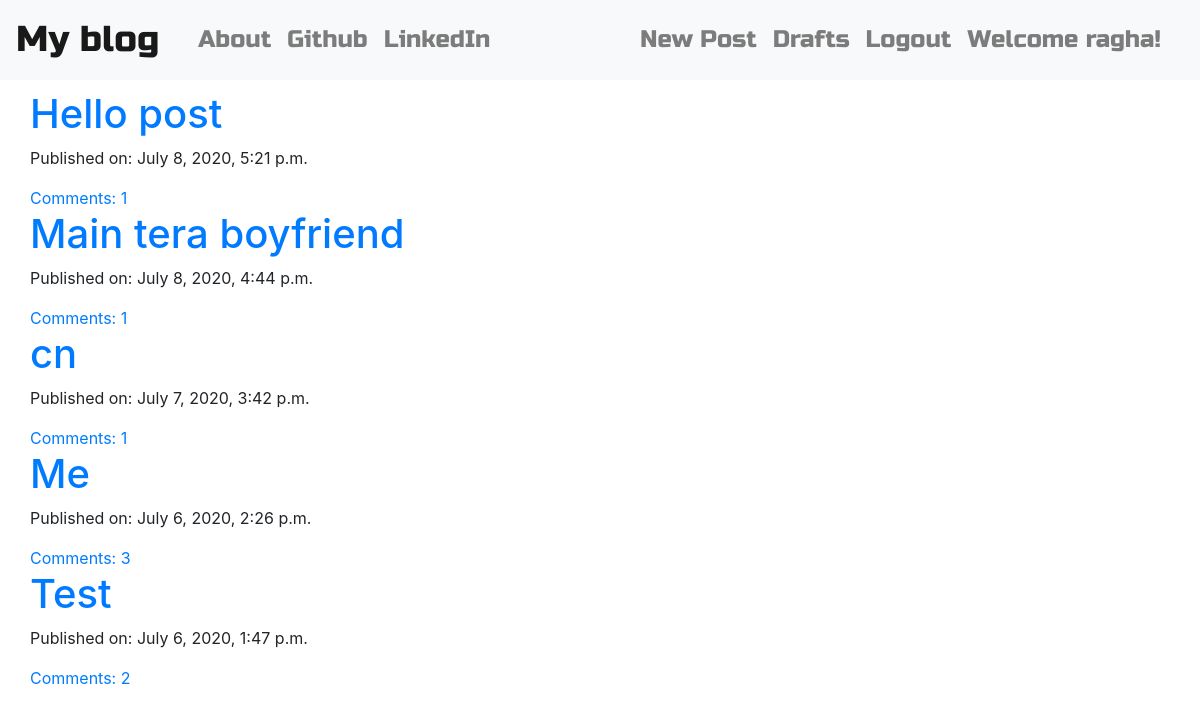
The app's page / (signed in) with its own data.
### blogApp/models.py (models this page shows, shortened)
class Post(models.Model):
    author = models.ForeignKey('auth.User', on_delete=models.CASCADE)
    title = models.CharField(max_length=256)
    text = models.TextField()
    created_date = models.DateTimeField(default=timezone.now)
    published_date = models.DateTimeField(blank=True, null=True)
    def approve_comments(self):
        return self.comments.filter(approved_comment=True)

### blogApp/views.py (the view)
# urls.py: path('', views.PostListView.as_view(), name='post_list'),
class PostListView(ListView):
    model = Post
    def get_queryset(self):
        return Post.objects.filter(published_date__lte=timezone.now()).order_by('-published_date')

### blogApp/templates/blogApp/post_list.html
{% extends 'blogApp/base.html' %}
{% block body_block %}
<div class="centerstage">
{% for post in post_list %}
    <div class="post">
        <h1><a href="{% url 'post_detail' pk=post.pk %}">{{ post.title }}</a></h1>
        <div class="date">
            <p>Published on: {{ post.published_date }}</p>
        </div>
        <a href="{% url 'post_detail' pk=post.pk %}">Comments: {{ post.approve_comments.count }}</a>
    </div>
{% endfor %}
</div>
{% endblock %}

### blogApp/templates/blogApp/base.html (shortened to what this page needs)
<!DOCTYPE html>
{% load static %}
<html lang="en">
<head>
    <link rel="stylesheet" href="https://stackpath.bootstrapcdn.com/bootstrap/4.5.0/css/bootstrap.min.css">
    <link rel="stylesheet" href="//cdn.jsdelivr.net/npm/medium-editor@latest/dist/css/medium-editor.min.css" type="text/css" media="screen" charset="utf-8">
    <link rel="stylesheet" href="{% static 'css/blog.css' %}">
    <link rel="stylesheet" href="https://use.fontawesome.com/releases/v5.6.3/css/all.css">
</head>
<body class="loader">
<nav class="navbar navbar-expand-sm navbar-light bg-light techfont">
    <a class="navbar-brand bigbrand" href="{% url 'post_list' %}">My blog</a>
    <div class="container">
        <div class="collapse navbar-collapse">
        <ul class="navbar-nav mr-auto">
            <li class="nav-item">
                <a class="nav-link" href="{% url 'aboutus' %}">About</a>
            </li>
            <li class="nav-item">
                <a class="nav-link" href="https://www.github.com">Github</a>
            </li>
            <li class="nav-item">
                <a class="nav-link" href="https://www.linkedin.com">LinkedIn</a>
            </li>
        </ul>
        <ul class="nav navbar-nav navbar-right">
            {% if user.is_authenticated %}
            <li class="nav-item">
                <a class="nav-link" href="{% url 'post_new' %}">New Post</a>
            </li>
            <li class="nav-item">
                <a class="nav-link" href="{% url 'post_draft_list' %}">Drafts</a>
            </li>
            <li class="nav-item">
                <a class="nav-link" href="{% url 'logout' %}">Logout</a>
            </li>
            <li class="nav-item">
                <a class="nav-link">Welcome {{ user.username }}!</a>
            </li>
            {% else %}
            <li>
                <a class="nav navbar-right" href="{% url 'login' %}"><span><i class="fas fa-user"></i></span></a>
            </li>
            {% endif %}
        </ul>
        </div>
    </div>
</nav>
<div class="content container">
    <div class="row">
        <div class="blog_posts">
            {% block body_block %}
            {% endblock %}
        </div>
    </div>
</div>
</body>
</html>

### blogApp/static/css/blog.css (style rules this page uses)
.techfont { font-family: 'Russo One', sans-serif; font-size: 1.5em; margin-bottom: 10px; }
.bigbrand { font-size: 1.5em; }
.centerstage { margin-left: auto; margin-right: auto; }
.loader { filter:hue-rotate(0deg); color:linear-gradient(45deg,#0f8,#08f); animation:hue 10000ms infinite linear; }

### records on screen
Post: title "Hello post", published_date "July 8, 2020, 5:21 p.m.", approve_comments.count "1"
Post: title "Main tera boyfriend", published_date "July 8, 2020, 4:44 p.m.", approve_comments.count "1"
Post: title "cn", published_date "July 7, 2020, 3:42 p.m.", approve_comments.count "1"
Post: title "Me", published_date "July 6, 2020, 2:26 p.m.", approve_comments.count "3"
Post: title "Test", published_date "July 6, 2020, 1:47 p.m.", approve_comments.count "2"

### other values on screen
{{ user.username }} "ragha"
